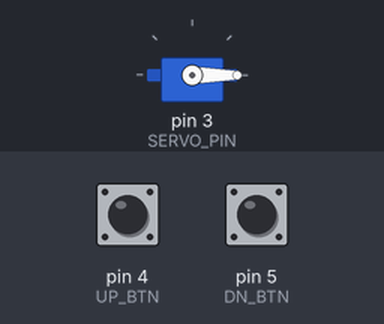
The sketch below on a simulated Arduino Uno, built with avr-gcc and run on an emulated ATmega328P. On the bench: servo. Inputs (shaded band) come from the test bench; at power-on: pin 4 (UP_BTN) HIGH, pin 5 (DN_BTN) HIGH.

Above: at 1.2 s.
1.3 s: pin 4 (UP_BTN) pulled LOW for 1 s
At 3.4 s:
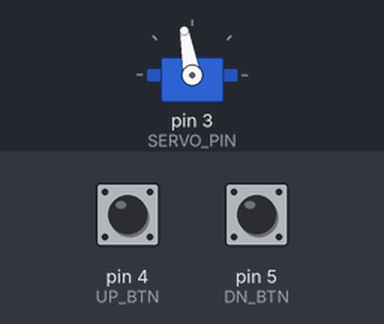
3.8 s: pin 5 (DN_BTN) pulled LOW for 1 s
At 3.96 s:
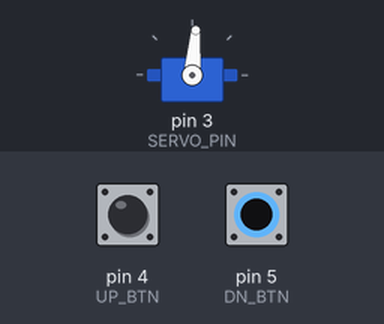
6.3 s: pin 4 (UP_BTN) pulled LOW for 3.2 s
At 8.8 s:
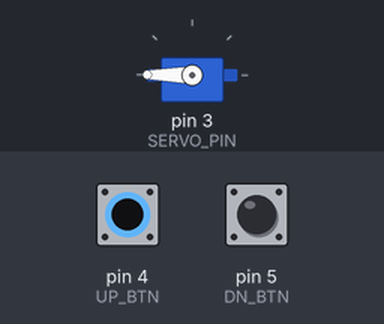
11.0 s: pin 5 (DN_BTN) pulled LOW for 0.15 s
At 11.9 s:
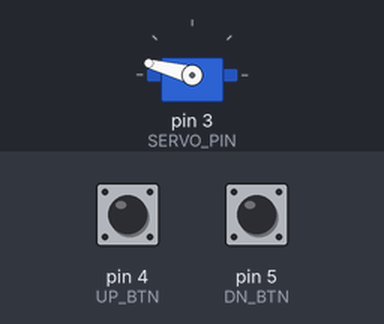
Timing chart, 0 to 13.6 s (numbered marks = the images above; inputs shaded):
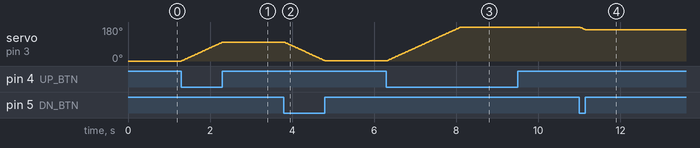

The sketch:

Arduino_Servo_Buttons.ino
```cpp
// On most Arduino boards, the PWM function is available on pins 3, 5, 6, 9, 10, and 11.
#include <Servo.h>
#define SERVO_PIN 3
#define UP_BTN 4
#define DN_BTN 5

// Create a servo object
Servo myServo;
int upState, dnState;
int servoPos = 0;

void setup() {
  myServo.attach(SERVO_PIN);
  pinMode(UP_BTN, INPUT_PULLUP);
  pinMode(DN_BTN, INPUT_PULLUP);
}

void loop() {
	upState = digitalRead(UP_BTN);
	dnState = digitalRead(DN_BTN);
	if(!upState && servoPos < 180)
		servoPos++;
	else if(!dnState && servoPos > 0)
		servoPos--;
    myServo.write(servoPos);
    delay(10);
}
```

Measured:
- after the input at 1.3 s, servo on pin 3 (SERVO_PIN): moves from 0° to 100° over 1.0 s, starting at once
- after the input at 3.8 s, servo on pin 3 (SERVO_PIN): moves from 100° to 1° over 0.99 s, starting at once
- after the input at 6.3 s, servo on pin 3 (SERVO_PIN): moves from 1° to 180° over 1.8 s, starting at once
- after the input at 11.0 s, servo on pin 3 (SERVO_PIN): 180° → 165° at once
